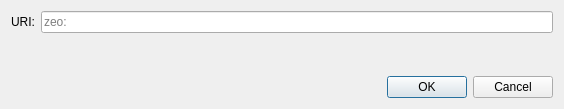
<?xml version="1.0" encoding="UTF-8"?>
<ui version="4.0">
 <class>OpenURIDialog</class>
 <widget class="QDialog" name="OpenURIDialog">
  <property name="geometry">
   <rect>
    <x>0</x>
    <y>0</y>
    <width>564</width>
    <height>109</height>
   </rect>
  </property>
  <property name="windowTitle">
   <string>Open zeo URI</string>
  </property>
  <layout class="QVBoxLayout" name="verticalLayout">
   <item>
    <layout class="QHBoxLayout" name="horizontalLayout">
     <item>
      <widget class="QLabel" name="label">
       <property name="text">
        <string>URI:</string>
       </property>
      </widget>
     </item>
     <item>
      <widget class="QValidatedLineEdit" name="uriEdit">
       <property name="placeholderText">
        <string notr="true">zeo:</string>
       </property>
      </widget>
     </item>
    </layout>
   </item>
   <item>
    <spacer name="verticalSpacer">
     <property name="orientation">
      <enum>Qt::Vertical</enum>
     </property>
     <property name="sizeHint" stdset="0">
      <size>
       <width>20</width>
       <height>40</height>
      </size>
     </property>
    </spacer>
   </item>
   <item>
    <widget class="QDialogButtonBox" name="buttonBox">
     <property name="orientation">
      <enum>Qt::Horizontal</enum>
     </property>
     <property name="standardButtons">
      <set>QDialogButtonBox::Cancel|QDialogButtonBox::Ok</set>
     </property>
    </widget>
   </item>
  </layout>
 </widget>
 <customwidgets>
  <customwidget>
   <class>QValidatedLineEdit</class>
   <extends>QLineEdit</extends>
   <header>qt/qvalidatedlineedit.h</header>
  </customwidget>
 </customwidgets>
 <resources/>
 <connections>
  <connection>
   <sender>buttonBox</sender>
   <signal>accepted()</signal>
   <receiver>OpenURIDialog</receiver>
   <slot>accept()</slot>
   <hints>
    <hint type="sourcelabel">
     <x>248</x>
     <y>254</y>
    </hint>
    <hint type="destinationlabel">
     <x>157</x>
     <y>274</y>
    </hint>
   </hints>
  </connection>
  <connection>
   <sender>buttonBox</sender>
   <signal>rejected()</signal>
   <receiver>OpenURIDialog</receiver>
   <slot>reject()</slot>
   <hints>
    <hint type="sourcelabel">
     <x>316</x>
     <y>260</y>
    </hint>
    <hint type="destinationlabel">
     <x>286</x>
     <y>274</y>
    </hint>
   </hints>
  </connection>
 </connections>
</ui>
